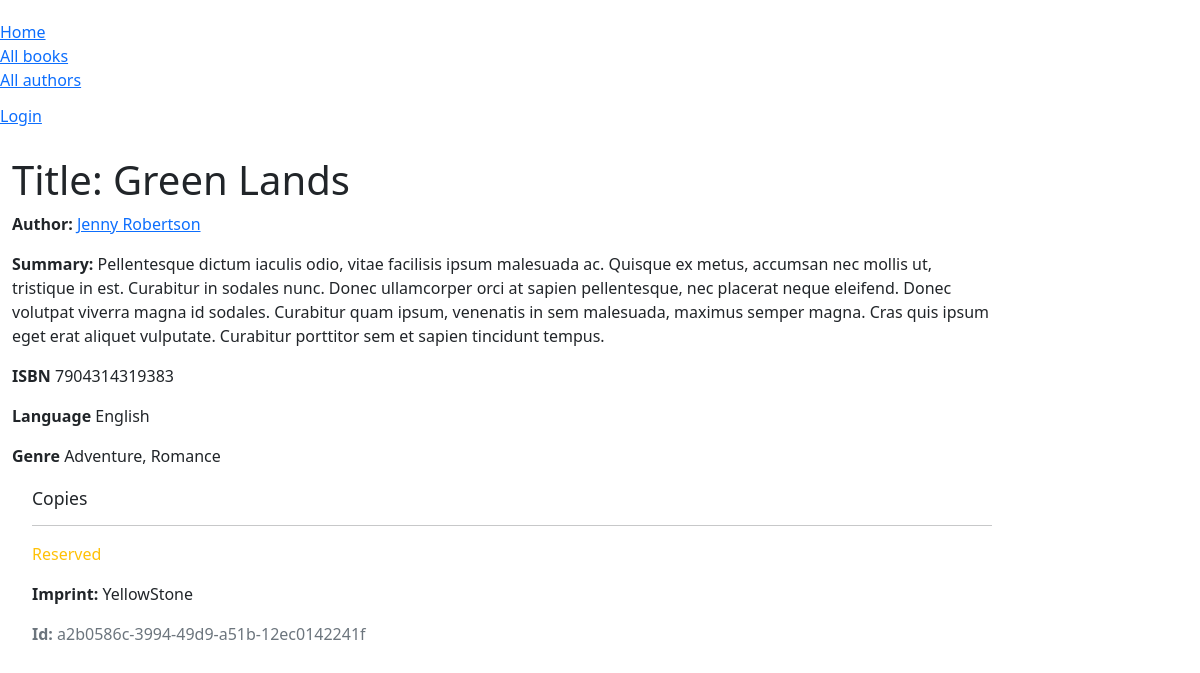
/catalog/book/1, run on the app's committed database.
### catalog/models.py (models this page shows, shortened)
class Book(models.Model):
    title = models.CharField(max_length=200)
    author = models.ForeignKey('Author', on_delete=models.SET_NULL, null=True)
    summary = models.TextField(max_length=1000,
        help_text='Enter a brief description of the book')
    isbn = models.CharField('ISBN', max_length=13, unique=True, default=getRandomISBN,
        help_text='13 Character <a href="https://www.isbn-international.org/content/what-isbn">ISBN number</a>')
    genre = models.ManyToManyField(Genre, help_text='Select genre for this book.')
    language = models.ForeignKey('Language', on_delete=models.SET_NULL, null=True, help_text='Enter the Language for the book.')
    def display_genre(self):
        """Create string for the Genre data. To display it in admin page."""
        return ', '.join(genre.name for genre in self.genre.all()[:3])
    display_genre.short_description = 'Genre'

class Author(models.Model):
    first_name = models.CharField(max_length=100)
    last_name = models.CharField(max_length=100)
    date_of_birth = models.DateField(null=True, blank=True)
    date_of_death = models.DateField('died', null=True, blank=True)
    class Meta:
        ordering = ['last_name', 'first_name']
    def __str__(self):
        return f'{ self.first_name } { self.last_name }'
    def get_absolute_url(self):
        return reverse('author-detail', args=[str(self.id)])

class Language(models.Model):
    name = models.CharField(max_length=200,
        help_text='Enter the book language (e.g. English)')
    def __str__(self):
        return self.name

class Genre(models.Model):
    name = models.CharField(max_length=200,
        help_text='Enter a book genre (e.g. Science Fiction)')
    def __str__(self):
        return self.name

class BookInstance(models.Model):
    id = models.UUIDField(primary_key=True, default=uuid.uuid4,
        help_text='Unique ID for this particular book across whole libray')
    book = models.ForeignKey('Book', on_delete=models.RESTRICT, null=True)
    imprint = models.ForeignKey('Imprint', on_delete=models.SET_NULL, null=True,
        help_text='Enter the imprint for this book.')
    due_back = models.DateField(null=True, blank=True)
    LOAN_STATUS = (
        ('m', 'Maintenance'),
        ('o', 'On loan'),
        ('a', 'Available'),
        ('r', 'Reserved'),
    )
    status = models.CharField(
        max_length = 1,
        choices = LOAN_STATUS,
        blank = True,
        default = 'm',
        help_text= 'Book availability',
    )
    borrower = models.ForeignKey(User, on_delete=models.SET_NULL,
        null=True, blank=True)
    class Meta:
        ordering = ['due_back']
        permissions = (
                        ("can_mark_returned", "Set book as returned"),
                        ("can_modify_book_data", "Add or modify book records and information about them"),
                    )

class Imprint(models.Model):
    name = models.CharField(max_length=200,
        help_text='Enter the book imprint')
    def __str__(self):
        return self.name

### catalog/views.py (the view)
# urls.py: path('book/<int:pk>', views.BookDetailView.as_view(), name='book-detail'),
class BookDetailView(generic.DetailView):
    model = Book

### catalog/templates/catalog/book_detail.html (shortened to what this page needs)
{% extends "base_generic.html" %}
{% block content %}
    <h1>Title: {{ book.title }}</h1>
    <p>
        <strong>Author:</strong>
        <a href="{{ book.author.get_absolute_url }}"> {{ book.author }}</a>
    </p>
    <p>
        <strong>Summary:</strong>
        {{ object.summary }}
    </p>
    <p>
        <strong>ISBN</strong>
        {{ book.isbn }}
    </p>
    <p>
        <strong>Language</strong>
        {{ book.language }}
    </p>
    <p>
        <strong>Genre</strong>
        {{ book.genre.all|join:", " }}
    </p>
    <div style="margin: 20px 0 0 20px">
        <h4>Copies</h4>
        {% if book.bookinstance_set.all.0 %}
            {% for copy in book.bookinstance_set.all %}
                <hr>
                <p class="
                {% if copy.status == 'a' %}text-success
                {% elif copy.status == 'm' %}text-danger
                {% else %}text-warning
                {% endif %}
                ">
                    {{copy.get_status_display }}
                </p>
                <p>
                    <strong>Imprint:</strong>
                    {{ copy.imprint }}
                </p>
                <p class="text-muted">
                    <strong>Id:</strong>
                    {{ copy.id }}
                </p>
            {% endfor %}
        {% else %}
            <p>There are no copies of the book in the library</p>
        {% endif %}
    </div>
{% endblock %}

### catalog/static/css/style.css (style rules this page uses)
h4 { font-size: 1.1rem; }

### data on the page
Book: title "Green Lands", author "Jenny Robertson", summary "Pellentesque dictum iaculis odio, vitae facilisis ipsum malesuada ac. Quisque ex metus, accumsan nec mollis ut, tristique in est. Curabitur in sodales nunc. Donec ullamcorper orci at sapien pellentesque, nec placerat neque eleifend. Donec volutpat viverra magna id sodales. Curabitur quam ipsum, venenatis in sem malesuada, maximus semper magna. Cras quis ipsum eget erat aliquet vulputate. Curabitur porttitor sem et sapien tincidunt tempus.", isbn "7904314319383", language "English", genre.all "Adventure, Romance"
BookInstance: status "Reserved", imprint "YellowStone", id "a2b0586c-3994-49d9-a51b-12ec0142241f"
